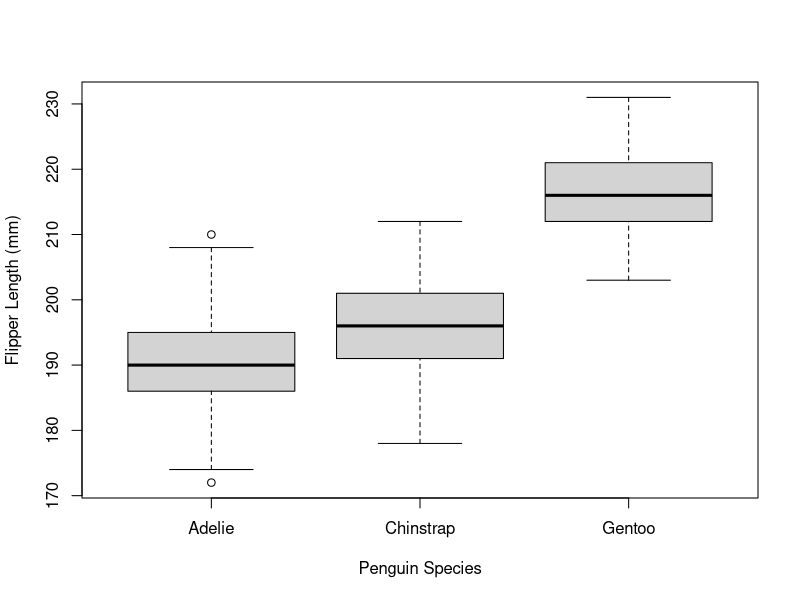
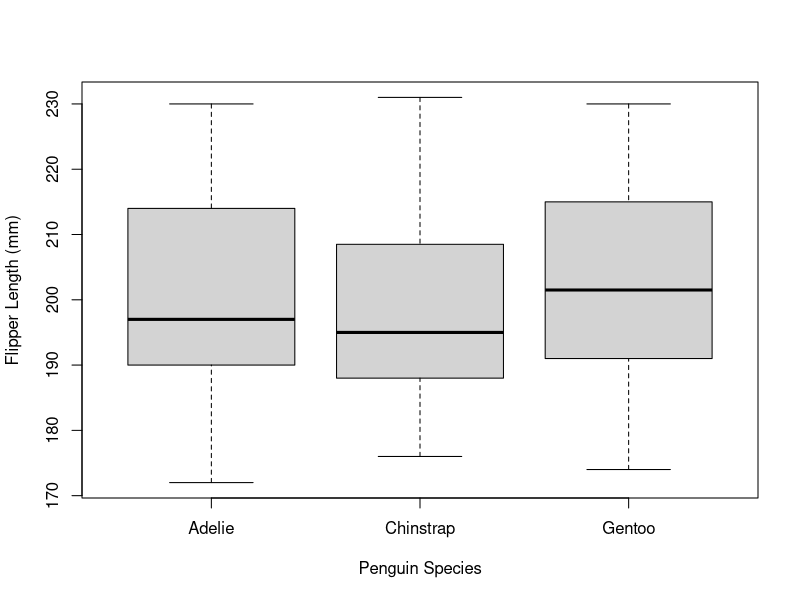
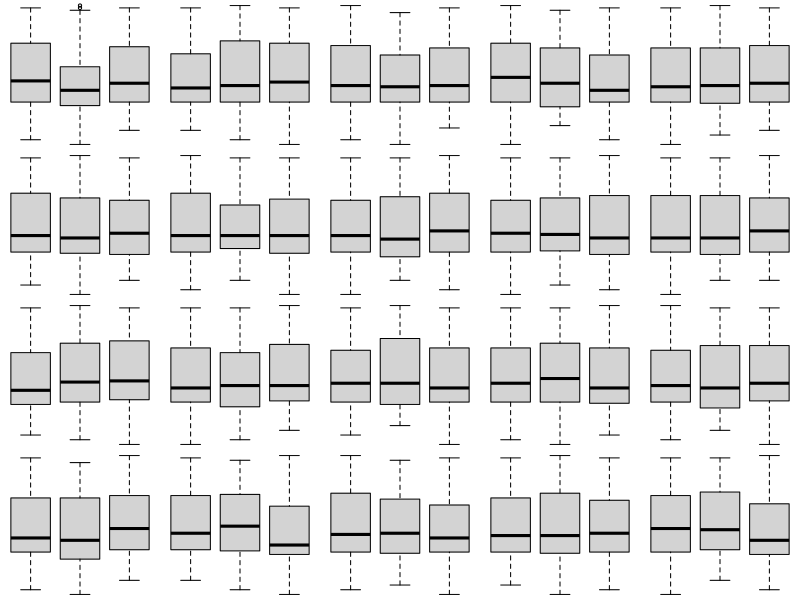
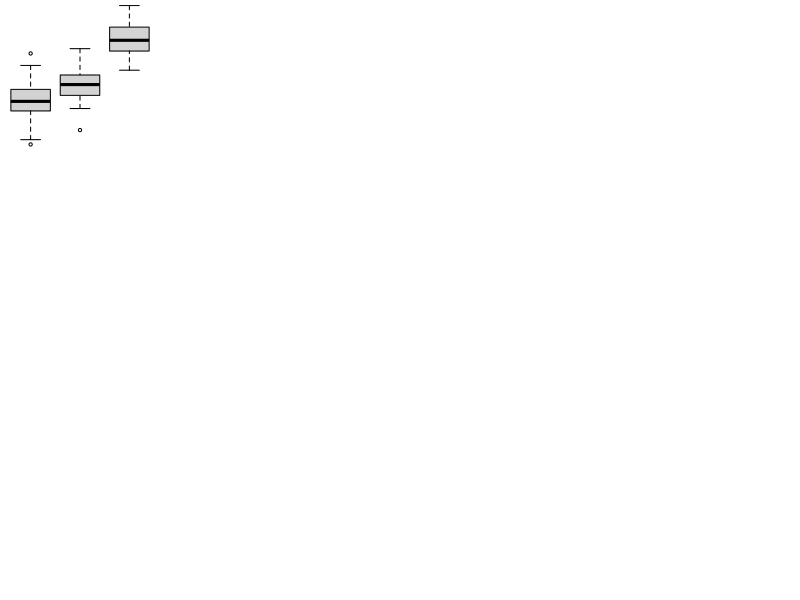
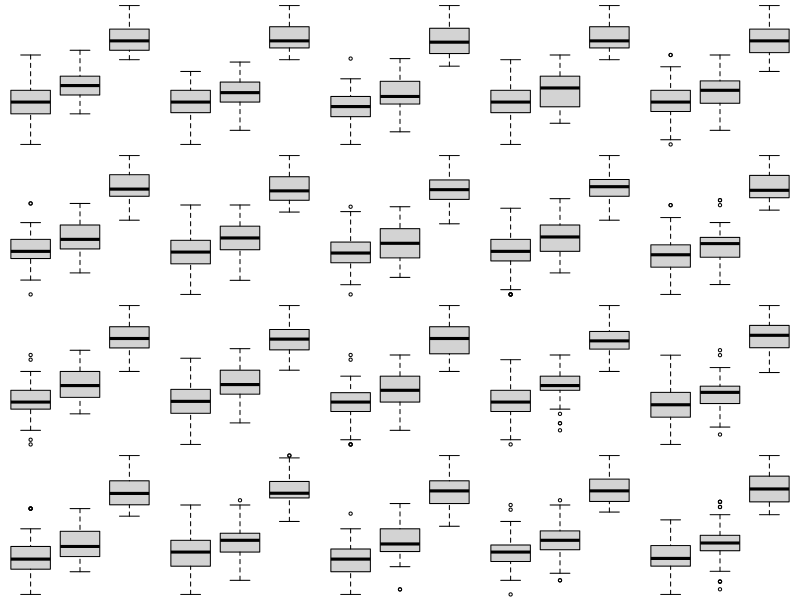

These charts were generated, in order, by the following R code:
## ---- chunk 1
knitr::opts_chunk$set(echo = TRUE)
knitr::opts_chunk$set(echo = TRUE)
require(palmerpenguins)

## ---- chunk 2
require(palmerpenguins)
boxplot(flipper_length_mm ~ species, data = penguins, xlab = "Penguin Species", ylab = "Flipper Length (mm)")
## ---- chunk 3
set.seed(13)
boxplot(flipper_length_mm ~ sample(species), data = penguins, xlab = "Penguin Species", ylab = "Flipper Length (mm)")
## ---- chunk 4
par(mfrow = c(4, 5), mar = c(0, 0, 0, 0))
for (i in 1:20)
boxplot(flipper_length_mm ~ sample(species), data = penguins, xlab = "", ylab = "", ann = FALSE, axes = FALSE)
## ---- chunk 5
set.seed(13)
boxplot(flipper_length_mm ~ species, data = penguins[sample(nrow(penguins), replace = TRUE), ], xlab = "Penguin Species", ylab = "Flipper Length (mm)", axes = FALSE)
## ---- chunk 6
par(mfrow = c(4, 5), mar = c(0, 0, 0, 0))
for (i in 1:20)
boxplot(flipper_length_mm ~ species, data = penguins[sample(nrow(penguins), replace = TRUE), ], xlab = "", ylab = "", ann = FALSE, axes = FALSE)
